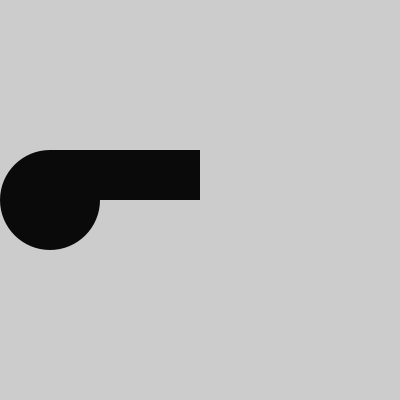
Frame 1 (no input)
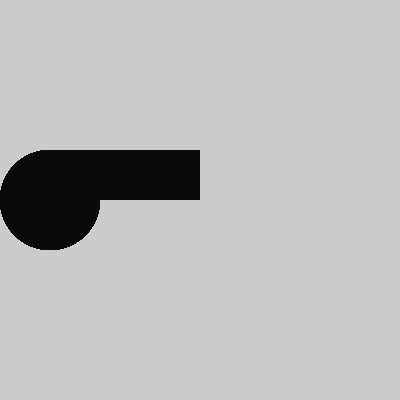
Frame 60 (the mouse pressed at the canvas centre just before this capture)
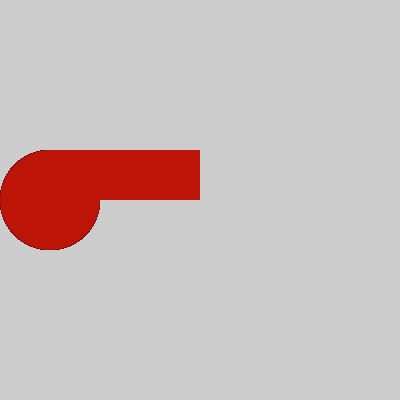
Frame 120 (the mouse held since frame 60 and released just before this capture)

The Processing sketch that drew these frames (run headless with seeded random() and noise(); from frame 60 on, the mouse is pressed at the canvas centre):

// Processing sketch: processing_18959
// ── processing_18959.pde

void setup(){
  size(400,400);
  smooth();
  frameRate(30);
}
int x=0;
void draw(){
  noStroke();
  fill(10);
  ellipse(50,height/2,100,100);
  rect(50,150,150,50);
  x++;
  if (x>100){
    noStroke();
  fill(x+50,20,8);
  ellipse(50,height/2,100,100);
  rect(50,150,150,50);
  x++;
  }
  
  if (x>150){
     stroke(247,240,48);
    fill(10);
    ellipse(x+50,175,50,50);
    noStroke();
    fill(10);
    ellipse(50,height/2,100,100);
    rect(50,150,150,50);
    x++;
  }
  if (x>200){
    background(246,246,236);
     stroke(247,240,48);
   
    ellipse(-200+x,175,50,50);
    noStroke();
    fill(123,133,199);
    rect(25,125,175,275);
   
  }
    if (x >220){
     background(247,118,32);
     fill(x,10,x);
      rect(25,125,175,275);
     
    }
if (x >300){    
      noLoop();
   }
}
